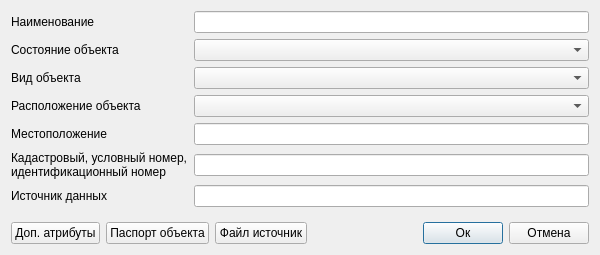
<?xml version="1.0" encoding="UTF-8"?>
<ui version="4.0">
 <class>Dialog</class>
 <widget class="QDialog" name="Dialog">
  <property name="geometry">
   <rect>
    <x>0</x>
    <y>0</y>
    <width>600</width>
    <height>255</height>
   </rect>
  </property>
  <property name="minimumSize">
   <size>
    <width>600</width>
    <height>255</height>
   </size>
  </property>
  <property name="windowTitle">
   <string>Сети водоснабжения</string>
  </property>
  <property name="accessibleName">
   <string notr="true">btnSave</string>
  </property>
  <layout class="QVBoxLayout" name="verticalLayout_2">
   <item>
    <layout class="QGridLayout" name="gridLayout_2">
     <item row="0" column="1">
      <layout class="QHBoxLayout" name="horizontalLayout_4">
       <item>
        <layout class="QGridLayout" name="gridLayout_3">
         <item row="5" column="0">
          <widget class="QLabel" name="label_24">
           <property name="text">
            <string>Кадастровый, условный номер,
идентификационный номер</string>
           </property>
          </widget>
         </item>
         <item row="0" column="1">
          <widget class="QLineEdit" name="tbDenomination">
           <property name="clearButtonEnabled">
            <bool>true</bool>
           </property>
          </widget>
         </item>
         <item row="3" column="1">
          <widget class="QgsCheckableComboBox" name="cbArrangement"/>
         </item>
         <item row="5" column="1">
          <widget class="QLineEdit" name="tbCadastralNumber">
           <property name="clearButtonEnabled">
            <bool>true</bool>
           </property>
          </widget>
         </item>
         <item row="0" column="0">
          <widget class="QLabel" name="label">
           <property name="text">
            <string>Наименование</string>
           </property>
          </widget>
         </item>
         <item row="3" column="0">
          <widget class="QLabel" name="label_2">
           <property name="text">
            <string>Расположение объекта</string>
           </property>
          </widget>
         </item>
         <item row="4" column="1">
          <widget class="QLineEdit" name="tbLocation">
           <property name="clearButtonEnabled">
            <bool>true</bool>
           </property>
          </widget>
         </item>
         <item row="2" column="1">
          <widget class="QComboBox" name="cbObjectType">
           <property name="accessibleName">
            <string notr="true">cbPipeType</string>
           </property>
          </widget>
         </item>
         <item row="4" column="0">
          <widget class="QLabel" name="label_3">
           <property name="text">
            <string>Местоположение</string>
           </property>
          </widget>
         </item>
         <item row="2" column="0">
          <widget class="QLabel" name="label_11">
           <property name="text">
            <string>Вид объекта</string>
           </property>
          </widget>
         </item>
         <item row="6" column="0">
          <widget class="QLabel" name="label_25">
           <property name="text">
            <string>Источник данных</string>
           </property>
          </widget>
         </item>
         <item row="1" column="0">
          <widget class="QLabel" name="label_10">
           <property name="text">
            <string>Состояние объекта</string>
           </property>
          </widget>
         </item>
         <item row="1" column="1">
          <widget class="QComboBox" name="cbObjectState">
           <property name="accessibleName">
            <string notr="true">cbPipeType</string>
           </property>
          </widget>
         </item>
         <item row="6" column="1">
          <widget class="QLineEdit" name="tbDataSource">
           <property name="clearButtonEnabled">
            <bool>true</bool>
           </property>
          </widget>
         </item>
        </layout>
       </item>
      </layout>
     </item>
     <item row="3" column="1">
      <layout class="QHBoxLayout" name="horizontalLayout">
       <item>
        <widget class="QPushButton" name="btnAdditionalAttributes">
         <property name="text">
          <string>Доп. атрибуты</string>
         </property>
        </widget>
       </item>
       <item>
        <widget class="QPushButton" name="btnObjectPassport">
         <property name="text">
          <string>Паспорт объекта</string>
         </property>
        </widget>
       </item>
       <item>
        <widget class="QPushButton" name="btnDownloadFiles">
         <property name="text">
          <string>Файл источник</string>
         </property>
        </widget>
       </item>
       <item>
        <spacer name="horizontalSpacer">
         <property name="orientation">
          <enum>Qt::Horizontal</enum>
         </property>
         <property name="sizeHint" stdset="0">
          <size>
           <width>40</width>
           <height>20</height>
          </size>
         </property>
        </spacer>
       </item>
       <item>
        <widget class="QPushButton" name="btnOk">
         <property name="accessibleName">
          <string notr="true">btnSave</string>
         </property>
         <property name="text">
          <string>Ок</string>
         </property>
         <property name="default">
          <bool>true</bool>
         </property>
        </widget>
       </item>
       <item>
        <widget class="QPushButton" name="btnCancel">
         <property name="accessibleName">
          <string notr="true">btnCancel</string>
         </property>
         <property name="text">
          <string>Отмена</string>
         </property>
        </widget>
       </item>
      </layout>
     </item>
     <item row="2" column="1">
      <layout class="QHBoxLayout" name="horizontalLayout_2">
       <item>
        <spacer name="verticalSpacer">
         <property name="orientation">
          <enum>Qt::Vertical</enum>
         </property>
         <property name="sizeHint" stdset="0">
          <size>
           <width>20</width>
           <height>40</height>
          </size>
         </property>
        </spacer>
       </item>
      </layout>
     </item>
    </layout>
   </item>
  </layout>
 </widget>
 <customwidgets>
  <customwidget>
   <class>QgsCheckableComboBox</class>
   <extends>QComboBox</extends>
   <header>qgscheckablecombobox.h</header>
  </customwidget>
 </customwidgets>
 <tabstops>
  <tabstop>tbDenomination</tabstop>
  <tabstop>cbObjectState</tabstop>
  <tabstop>cbObjectType</tabstop>
  <tabstop>cbArrangement</tabstop>
  <tabstop>tbLocation</tabstop>
  <tabstop>tbCadastralNumber</tabstop>
  <tabstop>tbDataSource</tabstop>
  <tabstop>btnAdditionalAttributes</tabstop>
  <tabstop>btnObjectPassport</tabstop>
  <tabstop>btnOk</tabstop>
  <tabstop>btnCancel</tabstop>
 </tabstops>
 <resources/>
 <connections/>
</ui>
